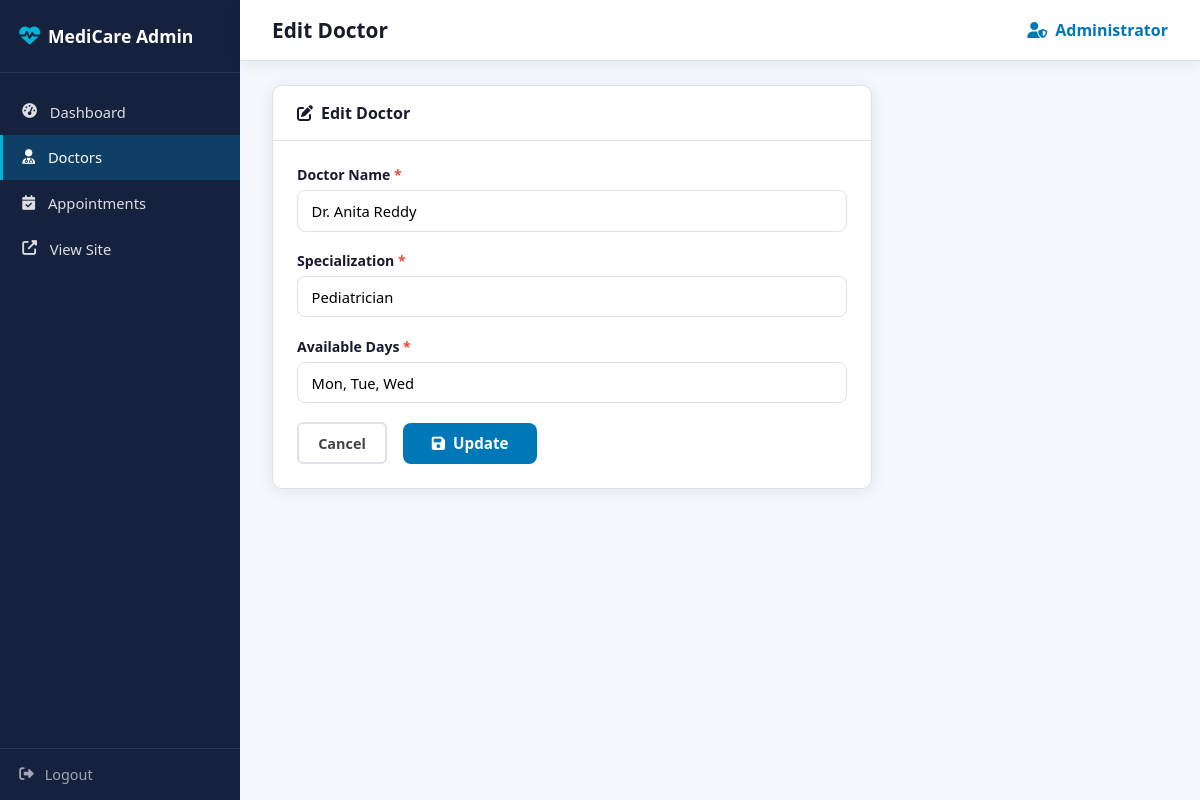
/admin/doctors/edit/3 (signed in), run on the app's committed database.
### tables this page shows
CREATE TABLE doctors (
            id               INTEGER PRIMARY KEY AUTOINCREMENT,
            name             TEXT NOT NULL,
            specialization   TEXT NOT NULL,
            available_days   TEXT NOT NULL
        );

### app.py (the view, shortened to what this page needs)
@app.route('/admin/doctors/edit/<int:doc_id>', methods=['GET', 'POST'])
@login_required
def admin_edit_doctor(doc_id):
    db = get_db()
    doctor = db.execute('SELECT * FROM doctors WHERE id=?', (doc_id,)).fetchone()
    if not doctor:
        flash('Doctor not found.', 'error')
        return redirect(url_for('admin_doctors'))
    return render_template('admin/doctor_form.html', doctor=doctor)

### app.py (called while the page is built)
def login_required(f):
    @wraps(f)
    def decorated(*args, **kwargs):
        if 'admin_logged_in' not in session:
            return redirect(url_for('admin_login'))
        return f(*args, **kwargs)
    return decorated

### database.py (called while the page is built)
def get_db():
    db = sqlite3.connect(DATABASE)
    db.row_factory = sqlite3.Row
    return db

### templates/admin/doctor_form.html (shortened to what this page needs)
{% extends 'admin/base.html' %}
{% block page_title %}{{ 'Edit' if doctor else 'Add' }} Doctor{% endblock %}
{% block content %}
<div class="admin-card" style="max-width:600px">
  <div class="card-header">
    <h3><i class="fas fa-{{ 'edit' if doctor else 'user-plus' }}"></i>
      {{ 'Edit Doctor' if doctor else 'Add New Doctor' }}</h3>
  </div>
  <form method="POST" style="padding:1.5rem">
    <div class="form-group">
      <label>Doctor Name <span>*</span></label>
      <input type="text" name="name" placeholder="Dr. Full Name"
             value="{{ doctor['name'] if doctor else '' }}" required/>
    </div>
    <div class="form-group">
      <label>Specialization <span>*</span></label>
      <input type="text" name="specialization" placeholder="e.g. Cardiologist"
             value="{{ doctor['specialization'] if doctor else '' }}" required/>
    </div>
    <div class="form-group">
      <label>Available Days <span>*</span></label>
      <input type="text" name="available_days" placeholder="e.g. Mon, Wed, Fri"
             value="{{ doctor['available_days'] if doctor else '' }}" required/>
    </div>
    <div class="form-actions">
      <a href="{{ url_for('admin_doctors') }}" class="btn-outline-sm">Cancel</a>
      <button type="submit" class="btn-submit">
        <i class="fas fa-save"></i> {{ 'Update' if doctor else 'Add Doctor' }}
      </button>
    </div>
  </form>
</div>
{% endblock %}

### static/css/admin.css (style rules this page uses)
*, *::before, *::after { box-sizing: border-box; margin: 0; padding: 0; }
:root { --primary: #0077b6; --primary-d: #005f92; --dark: #1a1a2e; --sidebar: #16213e; --text: #444; --light: #f4f7fb; --white: #ffffff; --border: #dee2e6; --radius: 10px; --shadow: 0 2px 16px rgba(0,0,0,.08); }
body { font-family: 'Segoe UI', system-ui, sans-serif; color: var(--text); }
a { text-decoration: none; color: inherit; }
.admin-body { background: var(--light); }
.admin-card { background: #fff; border-radius: var(--radius); border: 1px solid var(--border); box-shadow: var(--shadow); overflow: hidden; margin-bottom: 1.5rem; }
.card-header { padding: 1rem 1.5rem; border-bottom: 1px solid var(--border); display: flex; justify-content: space-between; align-items: center; }
.card-header h3 { font-size: 1rem; font-weight: 700; color: var(--dark); display: flex; align-items: center; gap: .5rem; }
.btn-outline-sm { border: 2px solid var(--border); color: var(--text); padding: .6rem 1.2rem; border-radius: 6px; font-size: .9rem; font-weight: 600; transition: all .2s; display: inline-block; }
.form-group { display: flex; flex-direction: column; gap: .4rem; margin-bottom: 1.2rem; }
.form-group label { font-weight: 600; font-size: .88rem; color: var(--dark); }
.form-group label span { color: #e74c3c; }
.form-group input, .form-group select, .form-group textarea { border: 1.5px solid var(--border); border-radius: 8px; padding: .6rem .85rem; font-size: .92rem; outline: none; transition: border-color .2s; font-family: inherit; }
.form-actions { display: flex; gap: 1rem; align-items: center; margin-top: .5rem; }
.btn-submit { background: var(--primary); color: #fff; border: none; padding: .65rem 1.8rem; border-radius: 8px; font-size: .95rem; font-weight: 600; cursor: pointer; display: inline-flex; align-items: center; gap: .5rem; transition: background .2s; font-family: inherit; }

### data on the page
doctors: name "Dr. Anita Reddy", specialization "Pediatrician", available_days "Mon, Tue, Wed"

### other printed values
{{ 'Edit' if doctor else 'Add' }} "Edit"
{{ 'Edit Doctor' if doctor else 'Add New Doctor' }} "Edit Doctor"
{{ 'Update' if doctor else 'Add Doctor' }} "Update"
